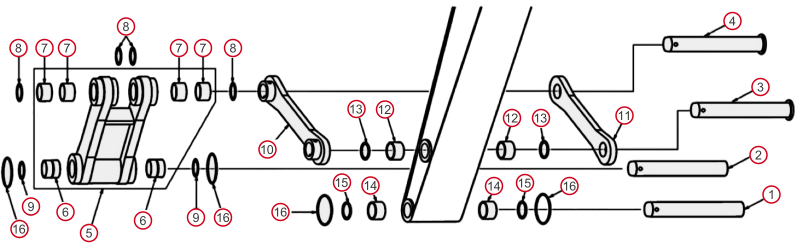
#> input picture _refmap-work/cv/images/1036.png, 1592 x 500 px, given in place of 4134.png, which was not available (shown at 1/2 size)
$ python _detect_pinkits.py
#> lines starting #> are read from the running program, lines starting #| are printed output that depends on the picture; after the words box and inside, x2 and y2 are one past the last pixel; in counts of white or black regions, pixels touching at a corner belong together; pictures that were not available may be replaced by others from this repository, and a replacement may not be noted
"""Tuned detector for the Pin Kits family (black ring callouts on white background).
Filter: dark ring + light interior + LIGHT ANNULUS around the ring (callouts float
on white; machine parts don't)."""
import json, os
import numpy as np
import cv2

WORK = "_refmap-work"
CV = os.path.join(WORK, "cv")
PIN_KITS = [4134, 4268, 4295, 4296, 4294, 4289, 4287, 4283, 4288, 4393, 4286]

cats = {c["category_id"]: c for c in json.load(open(f"{WORK}/unmapped-categories.json", encoding="utf-8"))}
#> (reads _refmap-work/unmapped-categories.json from the repository)

def detect_black_callouts(img):
    gray = cv2.cvtColor(img, cv2.COLOR_BGR2GRAY)
    H, W = img.shape[:2]
    blur = cv2.medianBlur(gray, 3)
    circles = cv2.HoughCircles(blur, cv2.HOUGH_GRADIENT, dp=1.2,
                               minDist=16, param1=120, param2=26,
                               minRadius=7, maxRadius=int(min(W, H) * 0.06))
    if circles is None:
        return []
    found = []
    for cx, cy, r in circles[0]:
        cx_i, cy_i, r_i = int(cx), int(cy), int(r)
        # 1) ring perimeter mostly dark
        pts = [(int(cx + r * np.cos(t)), int(cy + r * np.sin(t)))
               for t in np.linspace(0, 2 * np.pi, 28)]
        ring_vals = [gray[y, x] for x, y in pts if 0 <= x < W and 0 <= y < H]
        if not ring_vals or np.mean(ring_vals) > 110:
            continue
        # 2) interior light (white fill with digit)
        rr = max(2, int(r * 0.45))
        inner = gray[max(0, cy_i - rr):cy_i + rr, max(0, cx_i - rr):cx_i + rr]
        if inner.size == 0 or inner.mean() < 130:
            continue
        # over-detect; junk gets discarded at the number-reading step
        found.append((float(cx), float(cy), float(r)))
    # dedupe
    found.sort(key=lambda t: -t[2])
    kept = []
    for cx, cy, r in found:
        if all((cx - kx) ** 2 + (cy - ky) ** 2 > (0.8 * (r + kr)) ** 2 for kx, ky, kr in kept):
            kept.append((cx, cy, r))
    kept.sort(key=lambda t: (round(t[1] / 40), t[0]))
    return kept

for cid in PIN_KITS:
    cat = cats[cid]
    img = cv2.imread(os.path.join(CV, "images", f"{cid}.png"))
#> img is the input picture: shape (500, 1592, 3); mean B, G, R 228.7, 228.4, 230.9
    H, W = img.shape[:2]
#> H = 500; W = 1592
    circles = detect_black_callouts(img)
#> in detect_black_callouts, `gray = cv2.cvtColor(img, cv2.COLOR_BGR2GRAY)`:
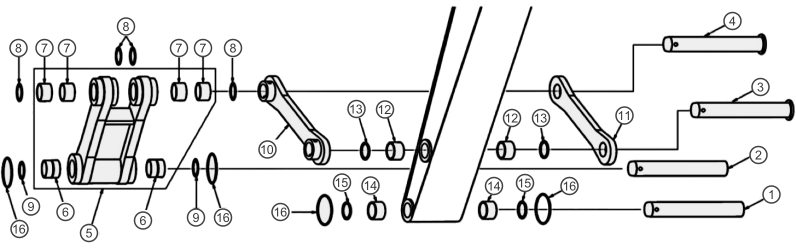
#> gray: shape (500, 1592) (shown at 1/2 size); min 0, max 255, mean 229.2
#> in detect_black_callouts, `circles = cv2.HoughCircles(blur, cv2.HOUGH_GRADIENT, dp=1.2, minDist=1..`: circles = 74 rows, first 8: [36.6, 95.4, 15.52], [1464.6, 41.4, 15.52], [1049.4, 365.4, 15.52], [1521, 173.4, 18.52], [88.2, 95.4, 15.64], [133.8, 95.4, 15.64], [251.4, 52.2, 15.64], [1138.2, 371.4, 15.64]
#> the loop in detect_black_callouts, `for cx, cy, r in circles[0]:` made 74 passes
#> (cx, cy, r, cx_i, cy_i, r_i) on passes 1 to 12: (36.6, 95.4, 15.52, 36, 95, 15), (1464.6, 41.4, 15.52, 1464, 41, 15), (1049.4, 365.4, 15.52, 1049, 365, 15), (1521, 173.4, 18.52, 1521, 173, 18), (88.2, 95.4, 15.64, 88, 95, 15), (133.8, 95.4, 15.64, 133, 95, 15), (251.4, 52.2, 15.64, 251, 52, 15), (1138.2, 371.4, 15.64, 1138, 371, 15), (1542.6, 388.2, 15.64, 1542, 388, 15), (1023, 235.8, 18.4, 1023, 235, 18), (534.6, 298.2, 15.64, 534, 298, 15), (683.4, 364.2, 15.64, 683, 364, 15)
#> (cx, cy, r, cx_i, cy_i, r_i, rr) on passes 27, 28, 31, 38, 54, 57: (391.8, 435, 15.88, 391, 435, 15, 7), (445.8, 435, 15.88, 445, 435, 15, 7), (769.8, 219, 15.88, 769, 219, 15, 7), (210.6, 180.6, 26.68, 210, 180, 26, 12), (1265.4, 336.6, 12.04, 1265, 336, 12, 5), (312.6, 341.4, 18.64, 312, 341, 18, 8)
#> after the loop in detect_black_callouts, `for cx, cy, r in circles[0]:`: found = [(391.8, 435, 15.88), (445.8, 435, 15.88), (769.8, 219, 15.88), (210.6, 180.6, 26.68), (1265.4, 336.6, 12.04), (312.6, 341.4, 18.64)]
#> the loop in detect_black_callouts, `for cx, cy, r in found:` made 6 passes
#> after the loop in detect_black_callouts, `for cx, cy, r in found:`: kept = [(210.6, 180.6, 26.68), (312.6, 341.4, 18.64), (391.8, 435, 15.88), (445.8, 435, 15.88), (769.8, 219, 15.88), (1265.4, 336.6, 12.04)]
#> circles = [(210.6, 180.6, 26.68), (769.8, 219, 15.88), (1265.4, 336.6, 12.04), (312.6, 341.4, 18.64), (391.8, 435, 15.88), (445.8, 435, 15.88)]

    det = {
        "category_id": cid, "name": cat["name"], "url": cat["url"],
        "image": cat["images"][0], "img_w": W, "img_h": H,
        "style": "black-callout",
        "circles": [
            {"i": i, "x_px": round(cx, 1), "y_px": round(cy, 1), "r_px": round(r, 1),
             "x": round(cx / W * 100, 2), "y": round(cy / H * 100, 2),
             "r": round(r / W * 100, 2)}
            for i, (cx, cy, r) in enumerate(circles)
        ],
    }
    json.dump(det, open(os.path.join(CV, "detect", f"{cid}.json"), "w", encoding="utf-8"), indent=1)

    proof = img.copy()
    for i, (cx, cy, r) in enumerate(circles):
        cv2.circle(proof, (int(cx), int(cy)), int(r) + 4, (255, 190, 0), 2)
        cv2.putText(proof, str(i), (int(cx) + int(r) + 5, int(cy) + 4),
                    cv2.FONT_HERSHEY_SIMPLEX, 0.55, (255, 0, 200), 2)
#> this loop made 6 passes
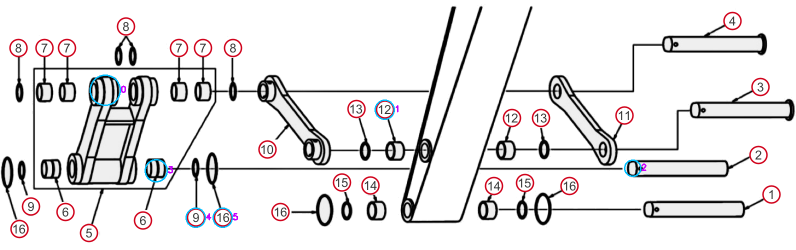
#> proof: shape (500, 1592, 3) (shown at 1/2 size); 0.36% of pixels changed, all inside (x1, y1, x2, y2) = (179, 149, 1293, 456)
    cv2.imwrite(os.path.join(CV, "proof", f"{cid}.png"), proof)

    # montage
    if circles:
        cell = 96
        cols = min(12, len(circles))
#> cols = 6
        rows = (len(circles) + cols - 1) // cols
#> rows = 1
        canvas = np.full((rows * (cell + 24), cols * cell, 3), 255, np.uint8)
#> canvas: shape (120, 576, 3); every value is 255
        for i, (cx, cy, r) in enumerate(circles):
            pad = int(max(r * 1.25, 14))
            y0, y1 = max(0, int(cy) - pad), min(H, int(cy) + pad)
            x0, x1 = max(0, int(cx) - pad), min(W, int(cx) + pad)
            crop = img[y0:y1, x0:x1]
            if crop.size == 0:
                continue
            crop = cv2.resize(crop, (cell, cell), interpolation=cv2.INTER_CUBIC)
            rr2, cc2 = divmod(i, cols)
            ytop = rr2 * (cell + 24)
            canvas[ytop:ytop + cell, cc2 * cell:(cc2 + 1) * cell] = crop
            cv2.putText(canvas, f"#{i}", (cc2 * cell + 4, ytop + cell + 18),
                        cv2.FONT_HERSHEY_SIMPLEX, 0.55, (0, 0, 0), 1)
#> this loop made 6 passes
#> (cx, cy, r, pad, y0, y1, x0, x1) on passes 1 to 6: (210.6, 180.6, 26.68, 33, 147, 213, 177, 243), (769.8, 219, 15.88, 19, 200, 238, 750, 788), (1265.4, 336.6, 12.04, 15, 321, 351, 1250, 1280), (312.6, 341.4, 18.64, 23, 318, 364, 289, 335), (391.8, 435, 15.88, 19, 416, 454, 372, 410), (445.8, 435, 15.88, 19, 416, 454, 426, 464)
#> pass 1, `crop = img[y0:y1, x0:x1]`:
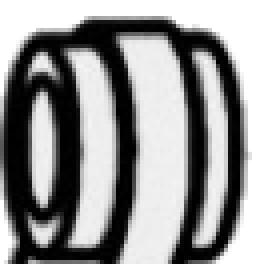
#> crop: shape (66, 66, 3) (shown 4 times larger); min 0, max 255, mean 146.1
#> pass 1, `crop = cv2.resize(crop, (cell, cell), interpolation=cv2.INTER_CUBIC)`:
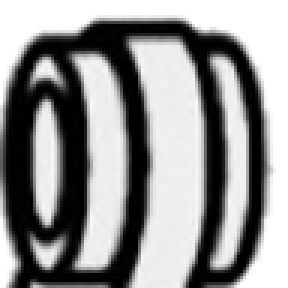
#> crop: shape (96, 96, 3) (shown 3 times larger); min 0, max 255, mean 146.3
#> pass 2, `crop = img[y0:y1, x0:x1]`:
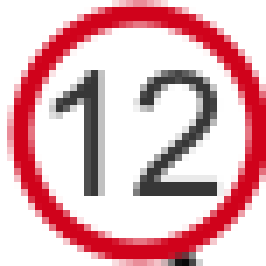
#> crop: shape (38, 38, 3) (shown 7 times larger); mean B, G, R 186, 180.6, 225.6
#> pass 2, `crop = cv2.resize(crop, (cell, cell), interpolation=cv2.INTER_CUBIC)`:
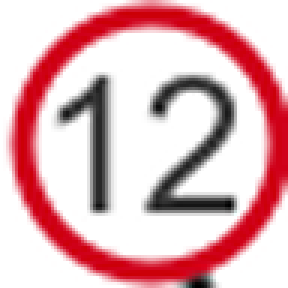
#> crop: shape (96, 96, 3) (shown 3 times larger); mean B, G, R 184.5, 179.8, 224.8
#> after the loop:
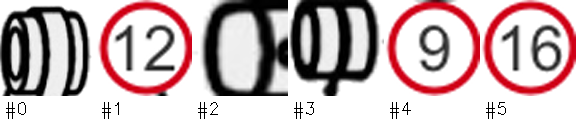
#> canvas: shape (120, 576, 3); mean of channels 0, 1, 2 180.8, 179, 197; drawn as B, G, R
        cv2.imwrite(os.path.join(CV, "montage", f"{cid}.png"), canvas)

    refs = sorted({r["ref"] for r in cat["ref_rows"]})
#> refs = 28 items, first 6: '1', '10', '12', '13', '14', '14A'
    print(f"cat {cid} {cat['name'][:42]:44} detected={len(circles):3}  table-refs={len(refs)} ({','.join(refs[:8])}...)")
#> (printed output is left out)
#> (the run stopped early here; a loop or call above may not have finished)
